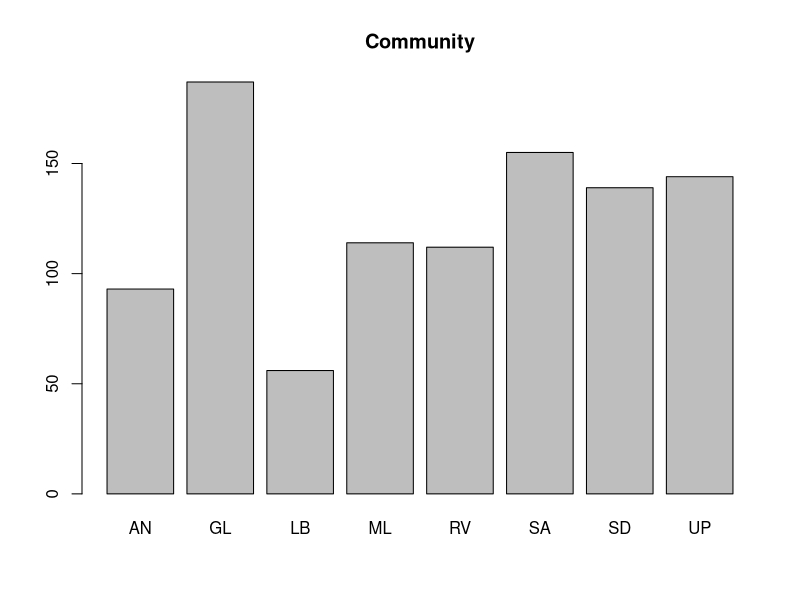
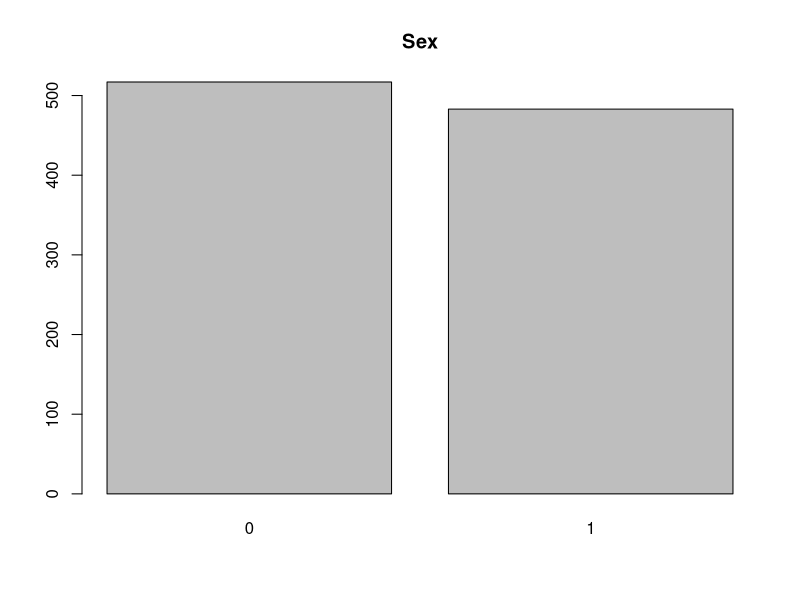
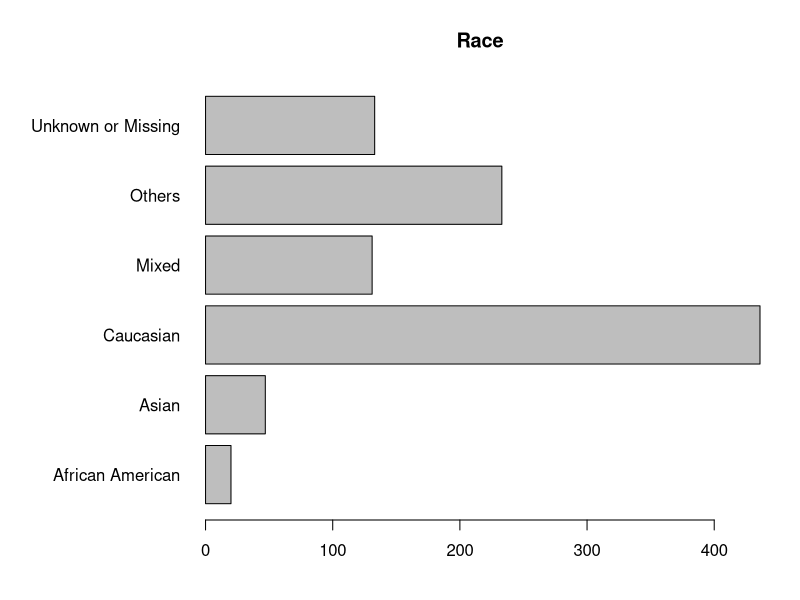
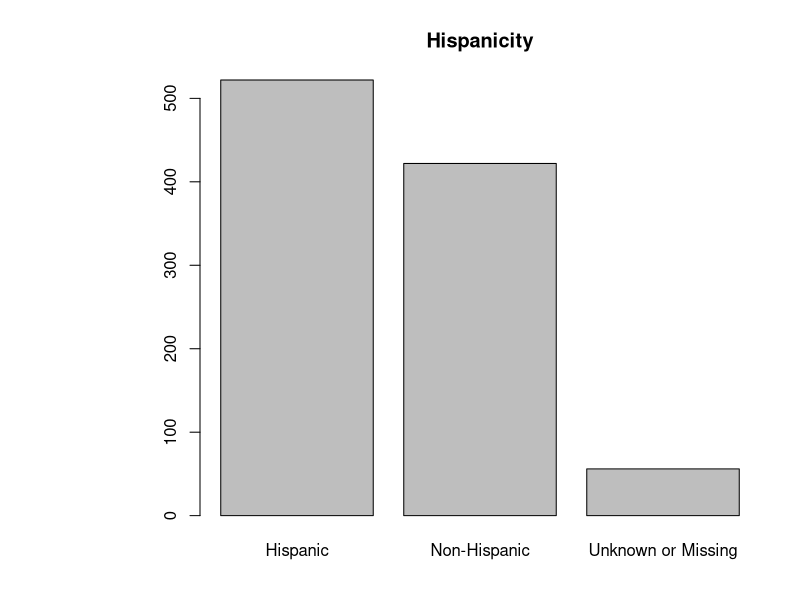
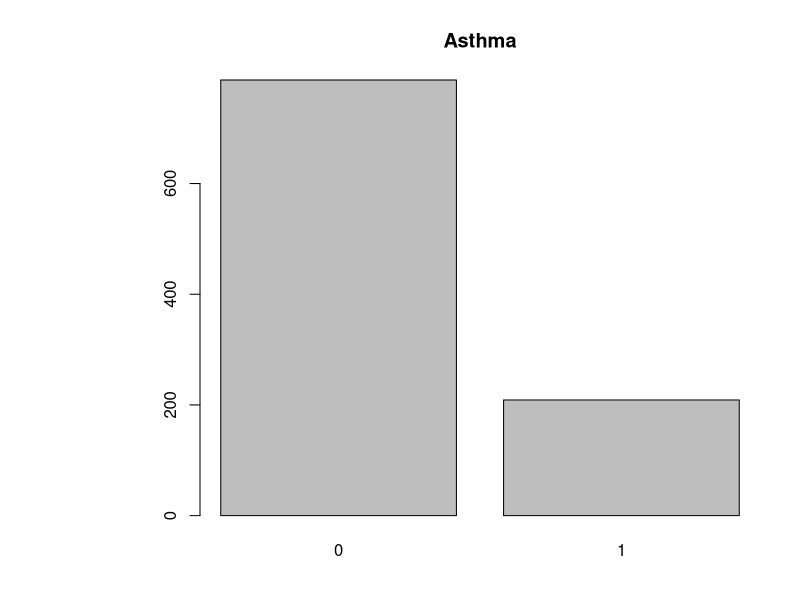
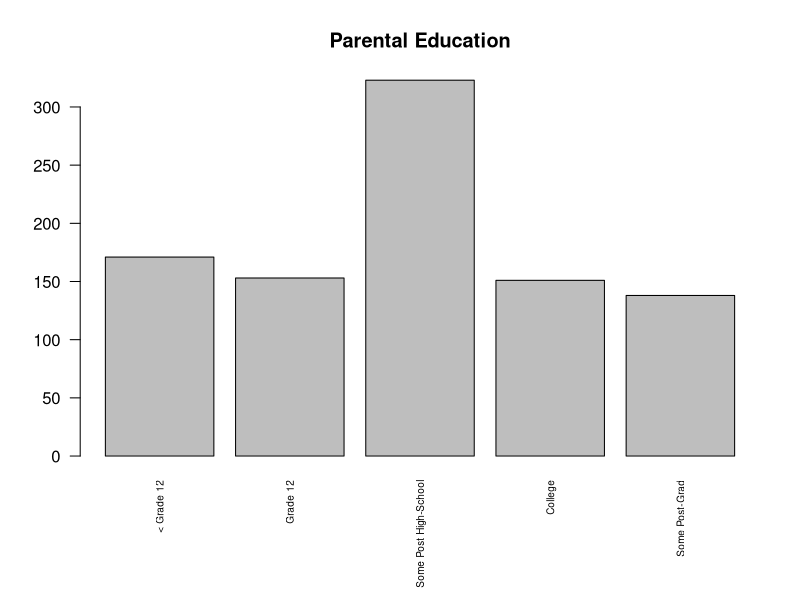
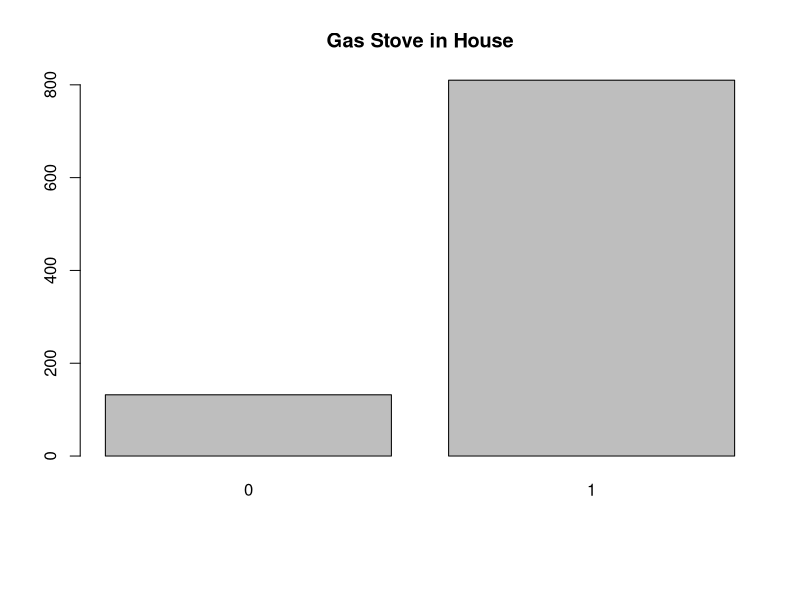
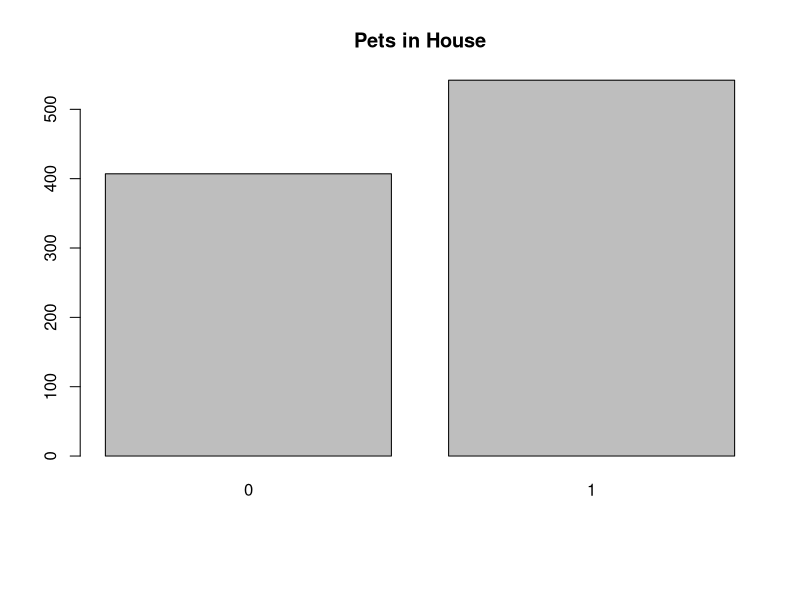

R code for these plots, in order:
## ---- chunk 1
library(readr)
CHS_cohortE_in_ <- read_csv("CHS_cohortE(in).csv")
View(CHS_cohortE_in_)
## ---- chunk 2
CHS = CHS_cohortE_in_
str(CHS)
## ---- chunk 3
CHS$townabbr = factor(CHS$townabbr)
CHS$male = factor(CHS$male)
CHS$race = factor(CHS$race)
CHS$hisp = factor(CHS$hisp)
CHS$asthma = factor(CHS$asthma)
CHS$educ = factor(CHS$educ, levels = 1:5, labels = c('< Grade 12','Grade 12',
   'Some Post High-School', 'College', 'Some Post-Grad'))                         
CHS$BaseGasstove = factor(CHS$BaseGasstove)
CHS$BasePets = factor(CHS$BasePets)
CHS$ETS_base = factor(CHS$ETS_base)
CHS$wheeze = factor(CHS$wheeze)
str(CHS)
## ---- chunk 4

table(CHS$townabbr) ## count of people in each community 
barplot(table(CHS$townabbr), main = 'Community')

table(CHS$male)
barplot(table(CHS$male), main = 'Sex')

table(CHS$race)
par(mar = c(4, 10, 4, 2))
barplot(table(CHS$race), main = 'Race', horiz = TRUE, las = 1)

table(CHS$hisp)
barplot(table(CHS$hisp), main = 'Hispanicity')

table(CHS$asthma)
barplot(table(CHS$asthma), main = 'Asthma')

table(CHS$educ)
par(mar = c(7, 4, 4, 2) + 0.01)
barplot(table(CHS$educ), main = 'Parental Education', las = 2, cex.names = .6)

table(CHS$BaseGasstove)
barplot(table(CHS$BaseGasstove), main = 'Gas Stove in House')

table(CHS$BasePets)
barplot(table(CHS$BasePets), main = 'Pets in House')

table(CHS$ETS_base)
barplot(table(CHS$ETS_base), main = 'Second-Hand Smoke')

table(CHS$wheeze)
barplot(table(CHS$wheeze), main = 'Wheeze')
## ---- chunk 5
boxplot(CHS$nitrate ~ CHS$townabbr, main = 'Nitrate Concentration by Town', xlab = 'Town', ylab = 'Nitrate Concentration', col = 'steelblue') ## quantitative vs. categorical (side-by-side boxplot)

boxplot(CHS$fev1 ~ CHS$male, main = 'Forced Expiratory Volume (in 1 sec) by Gender', xlab = 'Gender', ylab = 'FEV1', col = 'steelblue') 

boxplot(CHS$pm25 ~ CHS$asthma, main = 'Particulate Matter Concentration by Asthma', xlab = 'Asthma', ylab = 'Particulate Matter Concentration', col = 'steelblue') 


boxplot(CHS$height ~ CHS$male, main = 'Height by Sex', xlab = 'Gender',
        ylab = 'Height', col = 'steelblue')

CHS$asthma <- factor(CHS$asthma, levels = c(0, 1), labels = c("Non-Asthmatic", "Asthmatic"))

mosaicplot(CHS$educ ~ CHS$asthma, main = 'Asthma by Parental Education Level', xlab = 'Parental Education Level', ylab = 'Children with Asthma', col = 'gray90')

mosaicplot(CHS$educ ~ CHS$hisp, xlab = 'Parental Education', 
           ylab = 'Ethnicity', col = 'gray90', las=1, main = 'Ethnicity vs. Parental Education') ## categorical vs. categorical 
